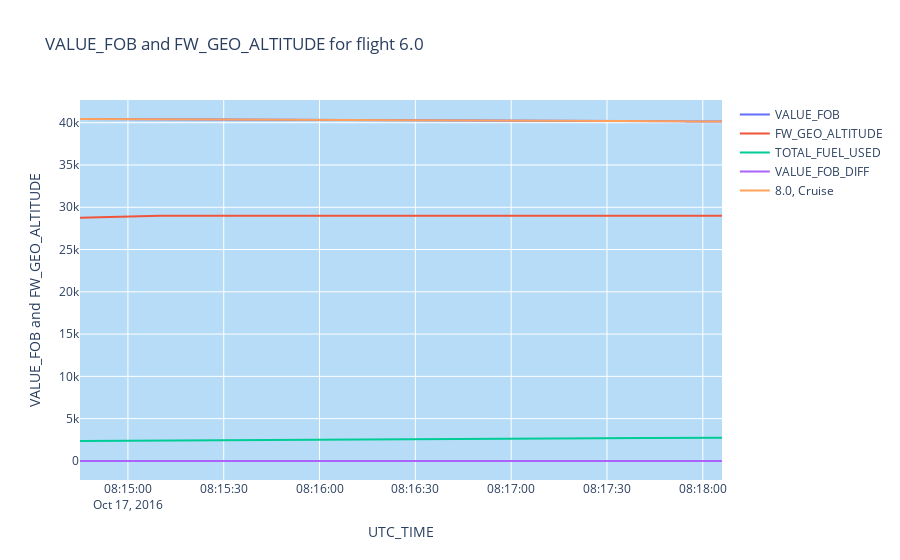
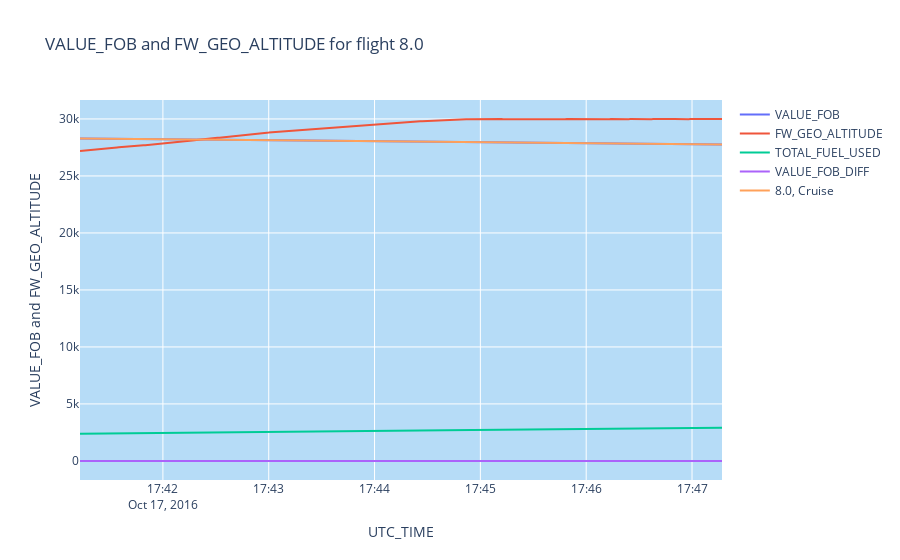
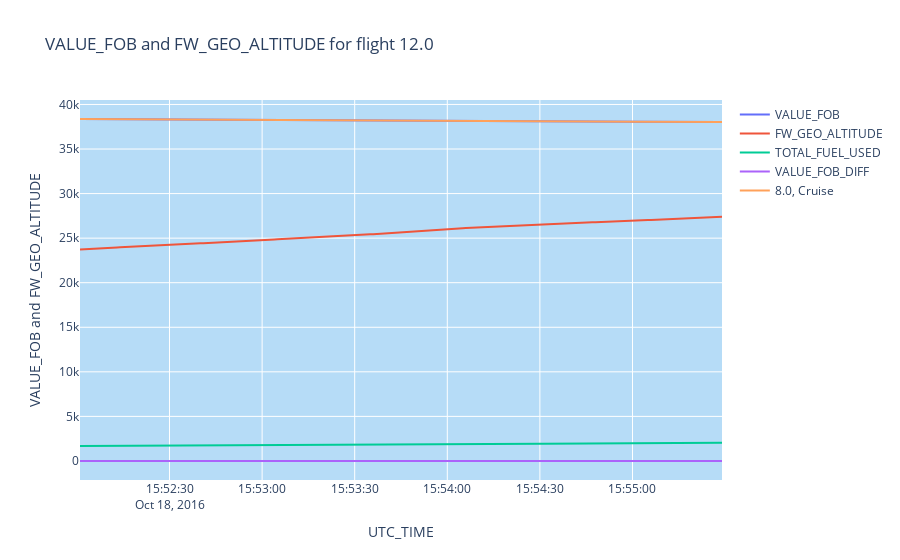

The notebook cell these images were saved under, in order:
### Code cell
plot_flight(datasets_without_reset_engines[5], min_flight_length=200, max_graphs=30)

### Figure 1 — Plotly figure (JSON) as saved in the notebook; plotly's stock layout.template omitted (floating-point values rounded to 4 significant figures; data arrays with more than 128 entries replaced by an {"elided": "..."} marker saying what was removed)
{"data": [{"mode": "lines", "name": "VALUE_FOB", "type": "scatter", "x": {"elided": "202 str values"}, "y": {"elided": "202 int values"}}, {"mode": "lines", "name": "FW_GEO_ALTITUDE", "type": "scatter", "x": {"elided": "202 str values"}, "y": {"elided": "202 int values"}}, {"mode": "lines", "name": "TOTAL_FUEL_USED", "type": "scatter", "x": {"elided": "202 str values"}, "y": {"elided": "202 float values"}}, {"mode": "lines", "name": "VALUE_FOB_DIFF", "type": "scatter", "x": {"elided": "202 str values"}, "y": {"elided": "202 int values"}}, {"mode": "lines", "name": "8.0, Cruise", "type": "scatter", "x": {"elided": "202 str values"}, "y": {"elided": "202 int values"}}], "layout": {"shapes": [{"fillcolor": "LightSkyBlue", "layer": "below", "line": {"width": 0}, "opacity": 0.5, "type": "rect", "x0": "2016-10-17T08:14:45", "x1": "2016-10-17T08:18:06", "xref": "x", "y0": 0, "y1": 1, "yref": "paper"}], "title": {"text": "VALUE_FOB and FW_GEO_ALTITUDE for flight 6.0"}, "xaxis": {"title": {"text": "UTC_TIME"}}, "yaxis": {"title": {"text": "VALUE_FOB and FW_GEO_ALTITUDE"}}}}

### Figure 2 — Plotly figure (JSON) as saved in the notebook; plotly's stock layout.template omitted (floating-point values rounded to 4 significant figures; data arrays with more than 128 entries replaced by an {"elided": "..."} marker saying what was removed)
{"data": [{"mode": "lines", "name": "VALUE_FOB", "type": "scatter", "x": {"elided": "365 str values"}, "y": {"elided": "365 int values"}}, {"mode": "lines", "name": "FW_GEO_ALTITUDE", "type": "scatter", "x": {"elided": "365 str values"}, "y": {"elided": "365 int values"}}, {"mode": "lines", "name": "TOTAL_FUEL_USED", "type": "scatter", "x": {"elided": "365 str values"}, "y": {"elided": "365 float values"}}, {"mode": "lines", "name": "VALUE_FOB_DIFF", "type": "scatter", "x": {"elided": "365 str values"}, "y": {"elided": "365 int values"}}, {"mode": "lines", "name": "8.0, Cruise", "type": "scatter", "x": {"elided": "365 str values"}, "y": {"elided": "365 int values"}}], "layout": {"shapes": [{"fillcolor": "LightSkyBlue", "layer": "below", "line": {"width": 0}, "opacity": 0.5, "type": "rect", "x0": "2016-10-17T17:41:13", "x1": "2016-10-17T17:47:17", "xref": "x", "y0": 0, "y1": 1, "yref": "paper"}], "title": {"text": "VALUE_FOB and FW_GEO_ALTITUDE for flight 8.0"}, "xaxis": {"title": {"text": "UTC_TIME"}}, "yaxis": {"title": {"text": "VALUE_FOB and FW_GEO_ALTITUDE"}}}}

### Figure 3 — Plotly figure (JSON) as saved in the notebook; plotly's stock layout.template omitted (floating-point values rounded to 4 significant figures; data arrays with more than 128 entries replaced by an {"elided": "..."} marker saying what was removed)
{"data": [{"mode": "lines", "name": "VALUE_FOB", "type": "scatter", "x": {"elided": "209 str values"}, "y": {"elided": "209 int values"}}, {"mode": "lines", "name": "FW_GEO_ALTITUDE", "type": "scatter", "x": {"elided": "209 str values"}, "y": {"elided": "209 int values"}}, {"mode": "lines", "name": "TOTAL_FUEL_USED", "type": "scatter", "x": {"elided": "209 str values"}, "y": {"elided": "209 float values"}}, {"mode": "lines", "name": "VALUE_FOB_DIFF", "type": "scatter", "x": {"elided": "209 str values"}, "y": {"elided": "209 int values"}}, {"mode": "lines", "name": "8.0, Cruise", "type": "scatter", "x": {"elided": "209 str values"}, "y": {"elided": "209 int values"}}], "layout": {"shapes": [{"fillcolor": "LightSkyBlue", "layer": "below", "line": {"width": 0}, "opacity": 0.5, "type": "rect", "x0": "2016-10-18T15:52:01", "x1": "2016-10-18T15:55:29", "xref": "x", "y0": 0, "y1": 1, "yref": "paper"}], "title": {"text": "VALUE_FOB and FW_GEO_ALTITUDE for flight 12.0"}, "xaxis": {"title": {"text": "UTC_TIME"}}, "yaxis": {"title": {"text": "VALUE_FOB and FW_GEO_ALTITUDE"}}}}
